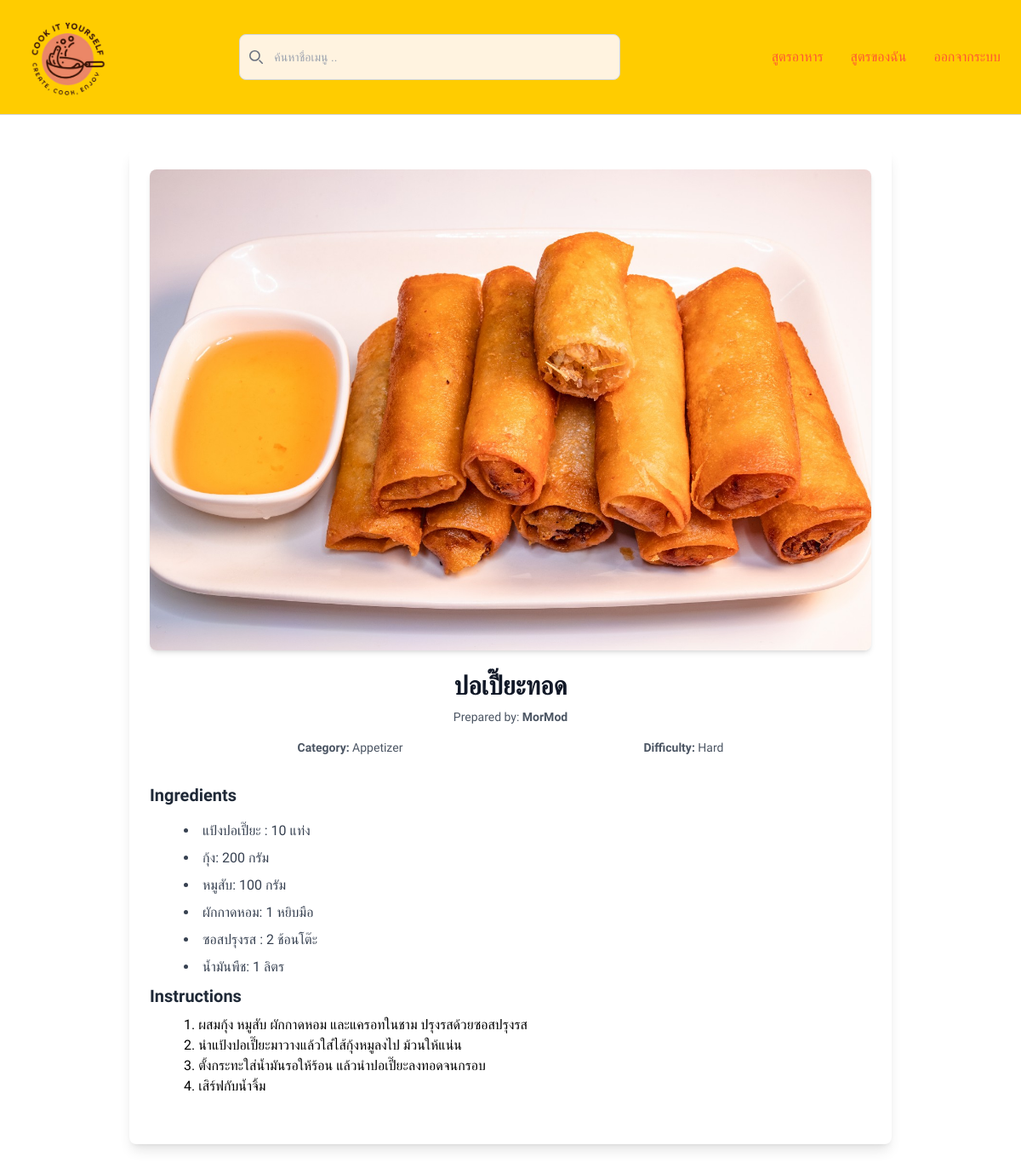
The app's page /recipe/17/ (signed in) with its own data.
### recipes/models.py (models this page shows, shortened)
class Recipe(models.Model):
    user = models.ForeignKey(Member, related_name='recipes', on_delete=models.CASCADE)
    title = models.CharField(max_length=200, unique=True)
    category = models.CharField(max_length=50)
    difficulty = models.CharField(max_length=50)
    picture_url = models.ImageField(upload_to='recipes/images/', blank=True, null=True)
    instructions = models.TextField()

class Ingredient(models.Model):
    recipe = models.ForeignKey(Recipe, related_name='ingredients', on_delete=models.CASCADE)
    name = models.CharField(max_length=100)
    amount = models.DecimalField(max_digits=5, decimal_places=2)
    unit = models.CharField(max_length=50)

### recipes/views.py (the view)
# urls.py: path('recipe/<int:pk>/', recipeDetailView.as_view(), name='recipe-detail'),
class recipeDetailView(LoginRequiredMixin, DetailView):
    model = Recipe
    template_name = "recipes/recipeDetail.html"
    context_object_name = "recipe"
    login_url = "/login/"
    def get_context_data(self, **kwargs):
        context = super().get_context_data(**kwargs)
        recipe = self.object
        context['title'] = recipe.title
        context['user'] = recipe.user.username
        context['picture_url'] = recipe.picture_url
        context['MEDIA_URL'] = settings.MEDIA_URL
        context['category'] = recipe.category
        context['difficulty'] = recipe.difficulty
        context['instructions'] = recipe.instructions
        context['ingredients'] = recipe.ingredients.all()
        return context

### theme/templates/recipes/recipeDetail.html
{% extends 'recipes/base.html' %}
{% block main %}
<div class="container mx-auto mt-10 mb-10 p-6 bg-white shadow-lg rounded-lg max-w-4xl">
    <div class="mb-6">
        <img src="{{ MEDIA_URL }}{{ picture_url }}" alt="{{ title }}" class="w-full h-1/5 object-cover rounded-lg shadow-md">
    </div>
    <div class="text-center mb-4">
        <h1 class="text-3xl font-bold text-gray-900 mb-2">{{ title }}</h1>
        <p class="text-sm text-gray-600">Prepared by: <span class="font-semibold">{{ user }}</span></p>
    </div>
    <div class="flex justify-around text-sm text-gray-600 mb-8 px-8">
        <p class="font-semibold">Category: <span class="font-normal">{{ category }}</span></p>
        <p class="font-semibold">Difficulty: <span class="font-normal">{{ difficulty }}</span></p>
    </div>
    <div>
        <h2 class="text-xl font-semibold text-gray-800 mb-4">Ingredients</h2>
        <ul class="ml-10 list-disc list-inside text-gray-700">
            {% for ingredient in ingredients %}
                <li class="mb-2">
                    <span class="font-medium">{{ ingredient.name }}</span>:
                    <span>{{ ingredient.amount|floatformat:0 }}</span>
                    <span>{{ ingredient.unit }}</span>
                </li>
            {% endfor %}
        </ul>
    </div>
    <div class="mb-8">
        <h2 class="text-xl font-semibold text-gray-800 mb-2">Instructions</h2>
        <div class="ml-10">
            <p class="text-gray-700 leading-relaxed">{{ instructions|linebreaks }}</p>
        </div>
    </div>
</div>
{% endblock %}

### theme/templates/recipes/base.html (shortened to what this page needs)
{% load static tailwind_tags %}
<!DOCTYPE html>
<html lang="en">
<head>
	{% tailwind_css %}
	<link rel="stylesheet" href="https://unpkg.com/swiper/swiper-bundle.min.css" />
</head>
<body class="flex flex-col min-h-screen">
	{% include 'recipes/header.html' %}
	<main class="flex flex-col grow bg-white">
		{% block main %}
		{% endblock %}
	</main>
</body>
</html>

### theme/templates/recipes/header.html (shortened to what this page needs)
<!DOCTYPE html>
<html lang="en">
<head>
    {% load static %}
    <script src="https://cdn.tailwindcss.com"></script>
</head>
<body>
    <header class="relative w-full header-bg border-b border-gray-300">
        <div class="flex items-center justify-between max-w-screen-xl mx-auto px-6 py-4">
            <div class="flex items-center">
                <img class="w-28 h-auto object-cover" src="{% static 'recipes/img/logo-1.png' %}" alt="Logo">
            </div>
            <div class="flex items-center space-x-8 flex-grow">
                <form class="max-w-md mx-auto relative flex-grow" id="search-form">
                    <div>
                        <div class="absolute inset-y-0 left-0 flex items-center pl-3 pointer-events-none">
                        </div>
                        <input type="search" id="default-search" class="block p-4 pl-10 text-sm text-gray-900 border border-gray-300 rounded-lg search-input focus:ring focus:ring-orange-500 focus:outline-none"
                            placeholder="ค้นหาชื่อเมนู .." required autocomplete="off" onkeyup="fetchSuggestions()" />
                    </div>
                </form>
                <a href="{% url 'home' %}" class="header-item hover:text-orange-600 transition">สูตรอาหาร</a>
                <a href="{% url 'myRecipes' %}" class="header-item hover:text-orange-600 transition">สูตรของฉัน</a>
                {% if user.is_authenticated %}
                    <form action="{% url 'logout' %}" method="post">
                        <button type="submit" class="header-item hover:text-orange-600 transition">ออกจากระบบ</button>
                    </form>
                {% else %}
                    <a href="{% url 'signup' %}" class="header-item hover:text-orange-600 transition">ลงทะเบียน</a>
                    <a href="{% url 'login' %}" class="header-item hover:text-orange-600 transition">เข้าสู่ระบบ</a>
                {% endif %}
            </div>
        </div>
    </header>
</body>
</html>

### theme/templates/recipes/base.html (style rules this page uses)
* { font-family: "Kanit", serif; font-optical-sizing: auto; font-style: normal; }

### theme/templates/recipes/header.html (style rules this page uses)
* { font-family: "Kanit", serif; }
.header-bg { background-color: #ffcc00; }
.header-item { color: #ff5733; transition: color 0.3s; }
.search-input { background-color: #fff3e0; width: 100%; }

### records on screen
Recipe: picture_url (picture), title "ปอเปี๊ยะทอด", category "Appetizer", difficulty "Hard", instructions "1. ผสมกุ้ง หมูสับ ผักกาดหอม และแครอทในชาม ปรุงรสด้วยซอสปรุงรส 2. นำแป้งปอเปี๊ยะมาวางแล้วใส่ไส้กุ้งหมูลงไป ม้วนให้แน่น 3. ตั้งกระทะใส่น้ำมันรอให้ร้อน แล้วนำปอเปี๊ยะลงทอดจนกรอบ 4. เสิร์ฟกับน้ำจิ้ม"
Ingredient: name "แป้งปอเปี๊ยะ", amount "10", unit "แท่ง"
Ingredient: name "กุ้ง", amount "200", unit "กรัม"
Ingredient: name "หมูสับ", amount "100", unit "กรัม"
Ingredient: name "ผักกาดหอม", amount "1", unit "หยิบมือ"
Ingredient: name "ซอสปรุงรส", amount "2", unit "ช้อนโต๊ะ"
Ingredient: name "น้ำมันพืช", amount "1", unit "ลิตร"

### other values on screen
{{ user }} "MorMod"
